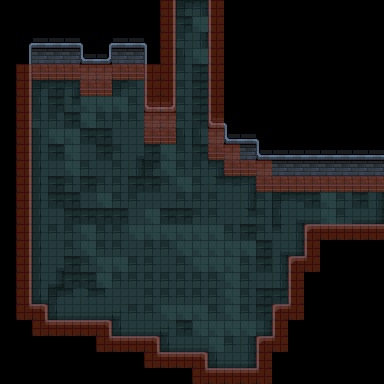

This is a level from a 2D game, rendered from its Tiled map with the project's own tilesets. A one-line summary and the map file follow, with tile-layer data summarised:
An orthogonal 24x24 tile map with 16x16 px tiles, 3 tile layers (floor, details, collision) and 10 objects.

<map version="1.9" tiledversion="1.9.2" orientation="orthogonal" renderorder="right-down" width="24" height="24" tilewidth="16" tileheight="16" infinite="0" nextlayerid="7" nextobjectid="12">
 <tileset firstgid="1" source="../Tilesets/dungeon_prison_tileset.tsx" />
 <layer id="3" name="floor" width="24" height="24">
  <data>[576 cells, 249 non-empty, 16 distinct tile ids]</data>
 </layer>
 <layer id="2" name="details" width="24" height="24">
  <data>[576 cells, 134 non-empty, 14 distinct tile ids]</data>
 </layer>
 <layer id="1" name="collision" width="24" height="24" opacity="0.5">
  <data>[576 cells, 96 non-empty, 1 distinct tile ids]</data>
 </layer>
 <objectgroup id="4" name="enemy-spawn-points">
  <object id="7" x="48" y="192" width="16" height="16" />
  <object id="8" x="112" y="144" width="16" height="16" />
  <object id="9" x="128" y="288" width="16" height="16" />
  <object id="11" x="224" y="240" width="16" height="16" />
 </objectgroup>
 <objectgroup id="5" name="entrance-triggers">
  <object id="5" x="176" y="144" width="32" height="16" />
  <object id="6" x="288" y="192" width="16" height="32" />
 </objectgroup>
 <objectgroup id="6" name="gates">
  <object id="1" gid="235" x="304" y="208" width="16" height="16" />
  <object id="2" gid="235" x="304" y="224" width="16" height="16" />
  <object id="3" gid="235" x="176" y="144" width="16" height="16" />
  <object id="4" gid="235" x="192" y="144" width="16" height="16" />
 </objectgroup>
</map>